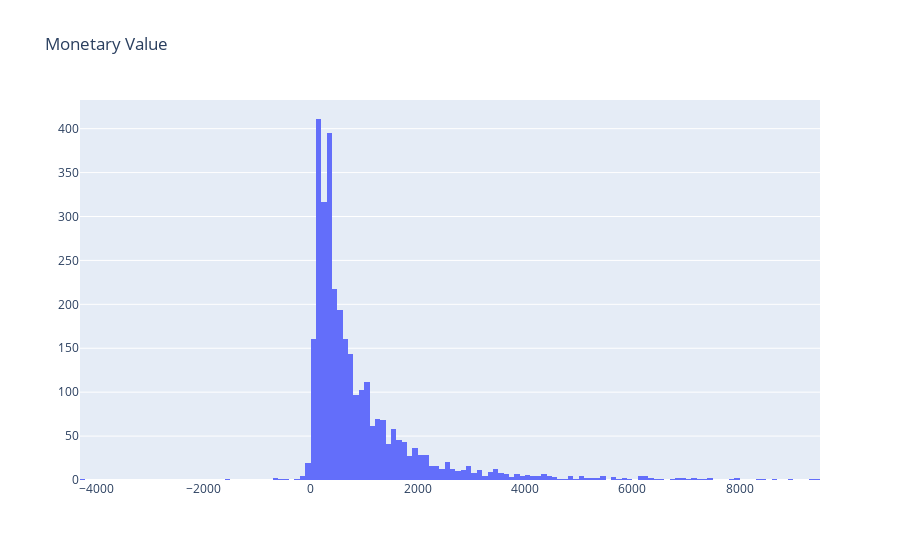

Notebook cell for this chart:
### Code cell
#plot Revenue
plot_data = [
    go.Histogram(
        x=tx_user.query('Revenue < 10000')['Revenue']
    )
]

plot_layout = go.Layout(
        title='Monetary Value'
    )
fig = go.Figure(data=plot_data, layout=plot_layout)
pyoff.iplot(fig)

### Figure 1 — Plotly figure (JSON) as saved in the notebook; plotly's stock layout.template omitted (floating-point values rounded to 4 significant figures; data arrays with more than 128 entries replaced by an {"elided": "..."} marker saying what was removed)
{"data": [{"type": "histogram", "x": {"elided": "3131 float values"}}], "layout": {"title": {"text": "Monetary Value"}}}
